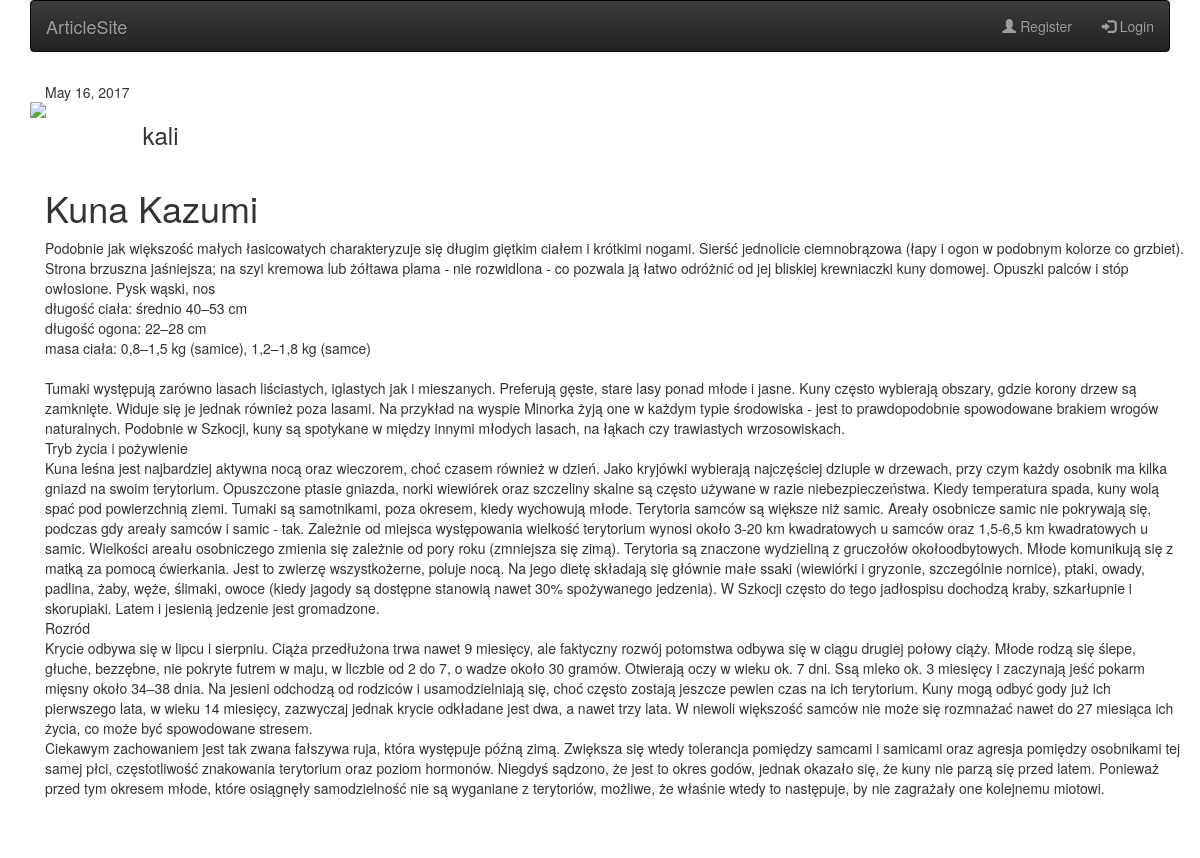
Page /article/12/ on the earlier database version.
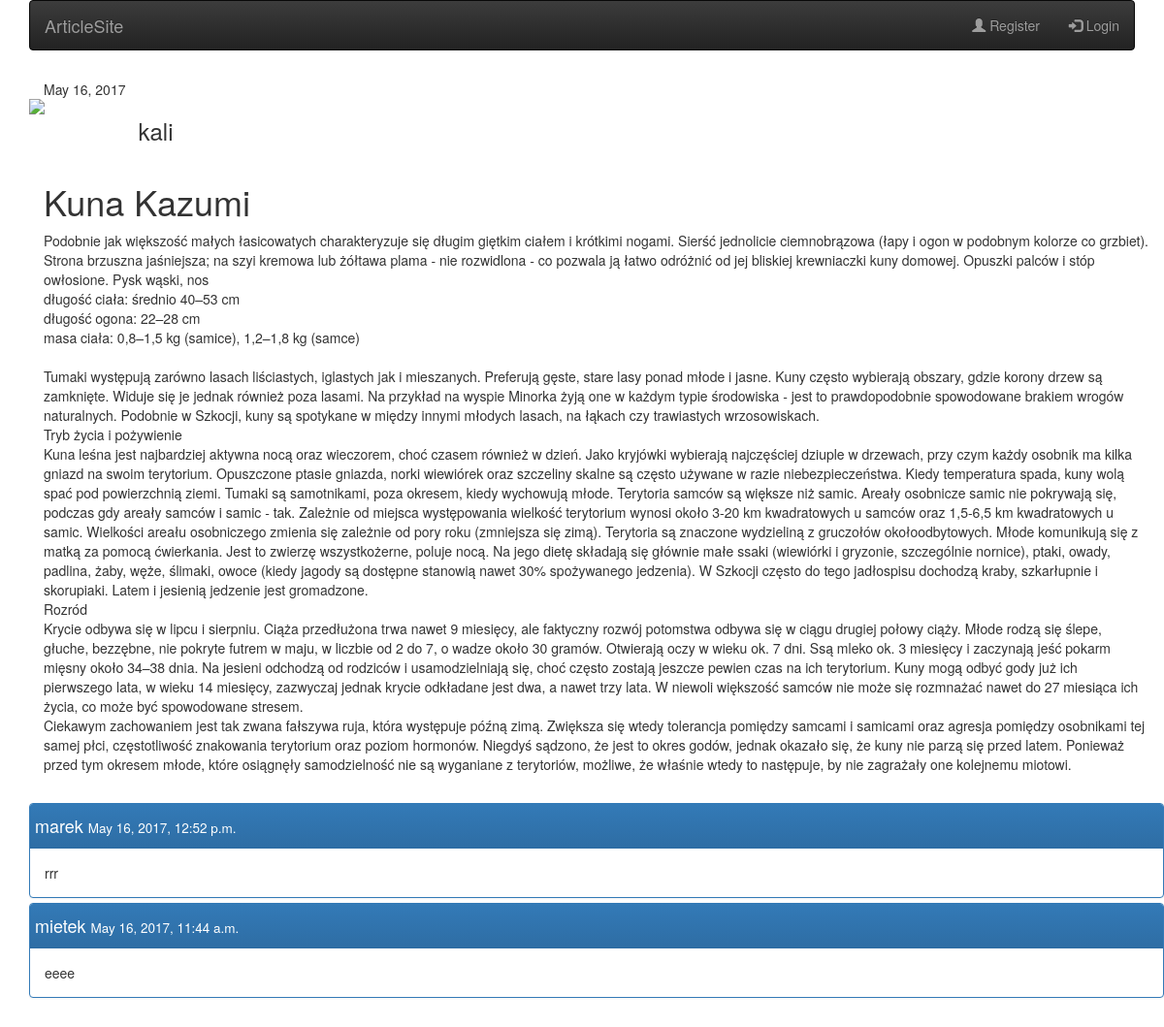
Same page on the later database version.
### newspaper/models.py (models this page shows)
class Comment(models.Model):
    author = models.ForeignKey('auth.User', related_name='comments')
    article = models.ForeignKey('Article', related_name='comments')
    date = models.DateTimeField(default=timezone.now)
    content = models.TextField()

### newspaper/views.py (the view)
# urls.py: url(r'^article/(?P<pk>[0-9]+)/$', views.article_detail, name='article_detail'),
def article_detail(request, pk):
    article = get_object_or_404(Article, pk=pk)
    comments = Comment.objects.filter(article=pk).order_by('-date')
    if request.method == "POST":
        form = CommentForm(request.POST)
        if form.is_valid():
            comment = form.save(commit=False)
            comment.author = request.user
            comment.article = article
            comment.save()
            return redirect('article_detail', pk=article.pk)
    else:
        form = CommentForm()
    return render(request, 'newspaper/article_detail.html',
                  {'article': article, 'comments': comments, 'form': form} )

### newspaper/templates/newspaper/article_detail.html (shortened to what this page needs)
{% extends 'newspaper/home.html' %}
{% block content %}
    <div class="container">
        <div class="row">
            <div class="col-xs-12">{{ article.date }}</div>
            <div class="col-xs-3 col-sm-2 col-md-1 " style="padding:0">
                {% load static %}
                <img src="{% static "newspaper/imgs/author.png" %}" class="img-responsive" />
            </div>
            <div class="col-xs-9 col-sm-10 col-md-11 align-middle"><h3>{{ article.author }}</h3></div>
        </div>
        <div class="row elo">
            <div class="col-xs-12"><h1>{{ article.title }}</h1></div>
            <div class="col-xs-12"><p>{{ article.content|linebreaksbr }}</p></div>
        </div>
        <div class="row">
            {% include 'newspaper/comment.html' with comments=comments %}
        </div>
    </div>
{% endblock %}

### newspaper/templates/newspaper/comment.html (shortened to what this page needs)
<div class="panel-group">
    {% for comment in comments %}
        <div class="panel panel-primary">
            <div class="panel-heading">
                <h4>{{ comment.author }} <small style="color:white">{{ comment.date }}</small>
                </h4>
            </div>
            <div class="panel-body">{{ comment.content|linebreaksbr }}</div>
        </div>
    {% endfor %}
</div>

Differences in the rows shown:
added Comment: author "marek", date "May 16, 2017, 12:52 p.m.", content "rrr"
added Comment: author "mietek", date "May 16, 2017, 11:44 a.m.", content "eeee"
